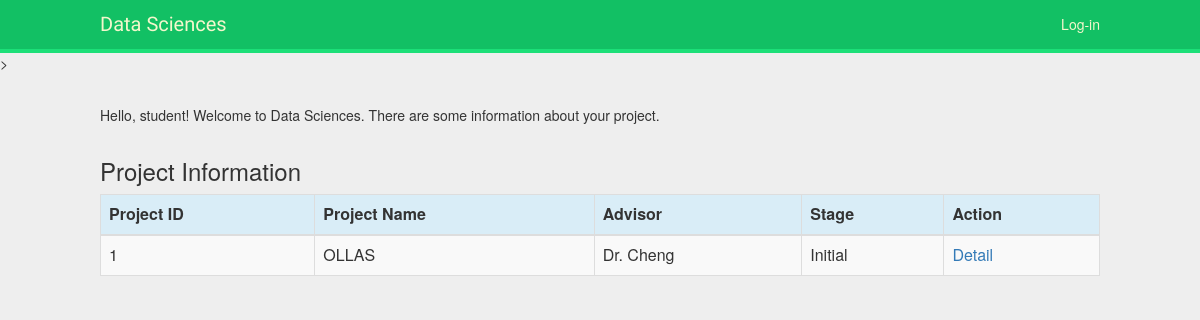
The page /student_access/ on the database as committed earlier.
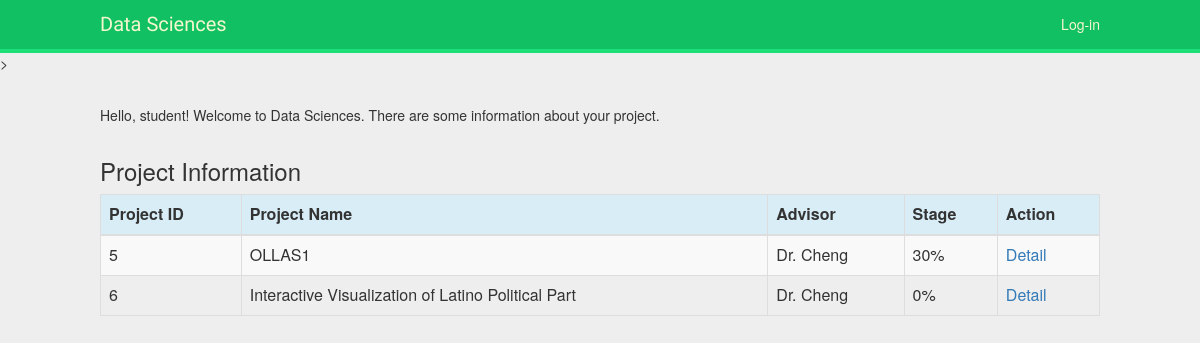
The same page on the database as committed later.
### student_access/models.py (models this page shows, shortened)
class Project(models.Model):
    name = models.CharField(max_length=50)
    advisor = models.CharField(max_length=200)
    stage = models.CharField(max_length=50)
    description = models.TextField(blank=True)
    note = models.TextField(blank=True)

### student_access/views.py (the view)
def student_list(request, template_name='student_access/sa_list.html'):
    project =Project.objects.all()
    data = {}
    data['object_list'] = project
    return render(request, template_name, data)

### student_access/templates/student_access/sa_list.html (shortened to what this page needs)
{% extends "base.html" %}
{% block content %}
<head>
     <link rel="stylesheet" href="https://maxcdn.bootstrapcdn.com/bootstrap/3.3.4/css/bootstrap.min.css">
</head>
<body>
<p>Hello, student! Welcome to Data Sciences. There are some information about your project.</p>
<div class="row">
        <h3 style="padding-left: 15Px">Project Information</h3>
</div>
<table class="table table-striped table-bordered table-hover">
    <thead>
    <tr class="bg-info">
        <th>Project ID</th>
        <th>Project Name</th>
        <th>Advisor</th>
        <th>Stage</th>
        <th>Action</th>
    </tr>
    </thead>
    <tbody>
    {% for project in object_list %}
    <tr>
        <td>{{ project.id}}</td>
        <td>{{ project.name }}</td>
        <td>{{ project.advisor }}</td>
        <td>{{ project.stage }}</td>
        <td><a href="{% url 'student_access:detail' project.id %}">Detail</a>
    </tr>
    {% endfor %}
    </tbody>
</table>
</body>
{% endblock %}

### student_access/templates/base.html (shortened to what this page needs)
{% load staticfiles %}
<html>
<head>
  <link href="{% static "css/base.css" %}" rel="stylesheet">
</head>
<body>
  <div id="header">
      <span class="logo">Data Sciences</span>
    <span class="user">
      {% if request.user.is_authenticated %}
        Hello {{ request.user.first_name }},
        <a href="{% url "logout" %}">Logout</a>
      {% else %}
        <a href="{% url "login" %}">Log-in</a>
      {% endif %}
    </span>
  </div>
  </div>>
  <div id="content">
    {% block content %}
    {% endblock %}
  </div>
</body>
</html>

### student_access/static/css/base.css (style rules this page uses)
body { margin:0; padding:0; font-family:helvetica, sans-serif; }
p { line-height: 1.8; }
a { color:#12c064; text-decoration:none; }
h1, h2, h3, h4, h5 , h6 { font-family: 'Muli', sans-serif; font-weight:normal; }
#header { padding:10px 100px; font-size:14px; background:#12c064; color:#fff; border-bottom:4px solid #1cdf78; overflow:auto; }
#header .logo { font-family: 'Muli', sans-serif; float:left; color:#f3f7cc; font-size:20px; margin-right:10%; }
#header a { color:#f3f7cc; }
#header .user { float:right; padding-top:4px; }
#content { padding:30px 100px; }

### student_access/templates/student_access/sa_list.html (style rules this page uses)
body { background-color: #eee; }

Rows that differ between the two databases and show on the page:
removed Project: id "1", name "OLLAS", advisor "Dr. Cheng", stage "Initial"
added Project: id "5", name "OLLAS1", advisor "Dr. Cheng", stage "30%"
added Project: id "6", name "Interactive Visualization of Latino Political Part", advisor "Dr. Cheng", stage "0%"
